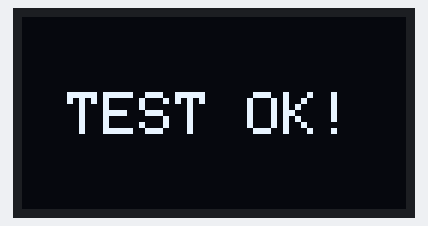
Simulated run of this sketch. Board: Arduino Uno, built with avr-gcc and run on an emulated ATmega328P. On the bench: 128×64 one-colour display. What the sketch prints to the serial monitor is not drawn.

Above: at 2.1 s.

The sketch:

test_man_hinh.ino
```cpp
#include <Wire.h>
#include <Adafruit_GFX.h>
#include <Adafruit_SSD1306.h>

#define SCREEN_WIDTH 128
#define SCREEN_HEIGHT 64

// Khởi tạo màn hình
Adafruit_SSD1306 display(SCREEN_WIDTH, SCREEN_HEIGHT, &Wire, -1);

void setup() {
  Serial.begin(115200);
  delay(2000);

  Serial.println("\n==================================");
  Serial.println("--- BAT DAU TEST MAN HINH DOC LAP ---");
  Serial.println("==================================");

  // 1. Quét địa chỉ I2C phần cứng
  Serial.println("Dang quet cac thiet bi I2C tren chan 21(SDA) va 22(SCL)...");
  Wire.begin();
  byte error, address;
  int nDevices = 0;

  for(address = 1; address < 127; address++ ) {
    Wire.beginTransmission(address);
    error = Wire.endTransmission();
    if (error == 0) {
      Serial.print(">> TIM THAY thiet bi I2C o dia chi 0x");
      if (address<16) Serial.print("0");
      Serial.println(address, HEX);
      nDevices++;
    }
  }

  if (nDevices == 0) {
    Serial.println("\n[LOI NGHIEM TRONG]: KHONG TIM THAY BKI THIET BI I2C NAO!");
    Serial.println("- 1. Hay kiem tra lai da cam SCL vao 22 va SDA vao 21 chua.");
    Serial.println("- 2. Thu rut VCC ra cam lai vao lo 3.3V khac hoac 5V xem sao.");
    Serial.println("- 3. Day hoac Testboard co the bi dut ngam.");
    return; // Dừng lại ở đây
  }

  // 2. Thử bật màn hình ở địa chỉ 0x3C
  Serial.println("\nDang thu bat man hinh o dia chi 0x3C...");
  if(!display.begin(SSD1306_SWITCHCAPVCC, 0x3C)) {
    Serial.println(">> THAT BAI o dia chi 0x3C. Se thu dia chi 0x3D...");

    // 3. Thử bật ở địa chỉ 0x3D nếu 0x3C thất bại
    if(!display.begin(SSD1306_SWITCHCAPVCC, 0x3D)) {
        Serial.println("\n[LOI]: Cung THAT BAI o dia chi 0x3D.");
        Serial.println("Thong diep: Dia chi I2C hoat dong, nhung man hinh khong the bat. Kha nang rat cao ban mua nham man hinh chip SH1106 (loai 1.3 inch) chu khong phai SSD1306 (0.96 inch), hoac man hinh bi hong den LED.");
        return;
    } else {
        Serial.println(">> Bat THANH CONG o dia chi 0x3D!");
    }
  } else {
    Serial.println(">> Bat THANH CONG o dia chi 0x3C!");
  }

  // Vẽ chữ bự lên màn hình
  display.clearDisplay();
  display.setTextSize(2);
  display.setTextColor(SSD1306_WHITE);
  display.setCursor(15, 25);
  display.print("TEST OK!");
  display.display();
  Serial.println("\nDa xuc tien ve chu 'TEST OK!' len man hinh.");
  Serial.println("Neu ban DOC DUOC dong nay tren Serial nhung man hinh van DEN XI: ");
  Serial.println("=> 100% Tam nen OLED cua man hinh da bi chay/Hong phan cung.");
}

void loop() {
  // Không làm gì cả
  delay(1000);
}
```
